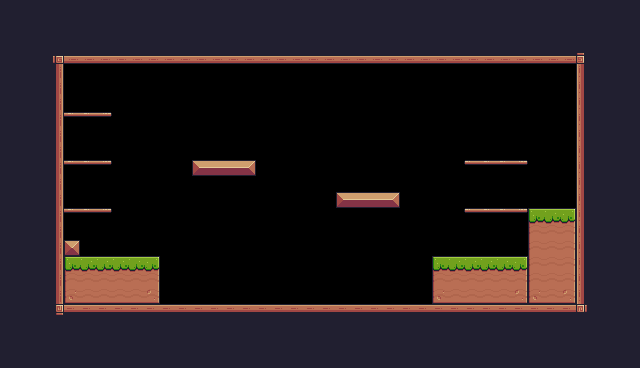

Below is a game level as drawn by its tile map, then a one-line description and the .tmx file that defines it, in full:
An orthogonal 40x23 tile map with 16x16 px tiles, 1 tile layer (Background) and 30 objects (11x Fruit, 5x Platform, Player, Saw, Checkpoint, ...).

<map version="1.10" tiledversion="1.10.2" orientation="orthogonal" renderorder="right-down" width="40" height="23" tilewidth="16" tileheight="16" infinite="0" nextlayerid="4" nextobjectid="40">
 <tileset firstgid="1" source="Pixel Adventure.tsx" />
 <layer id="1" name="Background" width="40" height="23">
  <properties>
   <property name="BackgroundColor" value="Gray" />
  </properties>
  <data encoding="csv">
24,24,24,24,24,24,24,24,24,24,24,24,24,24,24,24,24,24,24,24,24,24,24,24,24,24,24,24,24,24,24,24,24,24,24,24,24,24,24,24,
24,24,24,24,24,24,24,24,24,24,24,24,24,24,24,24,24,24,24,24,24,24,24,24,24,24,24,24,24,24,24,24,24,24,24,24,24,24,24,24,
24,24,24,24,24,24,24,24,24,24,24,24,24,24,24,24,24,24,24,24,24,24,24,24,24,24,24,24,24,24,24,24,24,24,24,24,24,24,24,24,
24,24,24,92,134,134,134,134,134,134,134,134,134,134,134,134,134,134,134,134,134,134,134,134,134,134,134,134,134,134,134,134,134,134,134,134,93,24,24,24,
24,24,24,113,0,0,0,0,0,0,0,0,0,0,0,0,0,0,0,0,0,0,0,0,0,0,0,0,0,0,0,0,0,0,0,0,111,24,24,24,
24,24,24,113,0,0,0,0,0,0,0,0,0,0,0,0,0,0,0,0,0,0,0,0,0,0,0,0,0,0,0,0,0,0,0,0,111,24,24,24,
24,24,24,113,0,0,0,0,0,0,0,0,0,0,0,0,0,0,0,0,0,0,0,0,0,0,0,0,0,0,0,0,0,0,0,0,111,24,24,24,
24,24,24,113,41,41,42,0,0,0,0,0,0,0,0,0,0,0,0,0,0,0,0,0,0,0,0,0,0,0,0,0,0,0,0,0,111,24,24,24,
24,24,24,113,0,0,0,0,0,0,0,0,0,0,0,0,0,0,0,0,0,0,0,0,0,0,0,0,0,0,0,0,0,0,0,0,111,24,24,24,
24,24,24,113,0,0,0,0,0,0,0,0,0,0,0,0,0,0,0,0,0,0,0,0,0,0,0,0,0,0,0,0,0,0,0,0,111,24,24,24,
24,24,112,113,41,41,42,0,0,0,0,0,13,14,14,15,0,0,0,0,0,0,0,0,0,0,0,0,0,40,41,41,42,0,0,0,111,24,24,24,
24,24,112,113,0,0,0,0,0,0,0,0,0,0,0,0,0,0,0,0,0,0,0,0,0,0,0,0,0,0,0,0,0,0,0,0,111,24,24,24,
24,24,112,113,0,0,0,0,0,0,0,0,0,0,0,0,0,0,0,0,0,13,14,14,15,0,0,0,0,0,0,0,0,0,0,0,111,24,24,24,
24,24,112,113,41,41,42,0,0,0,0,0,0,0,0,0,0,0,0,0,0,0,0,0,0,0,0,0,0,40,41,41,42,7,8,9,111,24,24,24,
24,24,112,113,0,0,0,0,0,0,0,0,0,0,0,0,0,0,0,0,0,0,0,0,0,0,0,0,0,0,0,0,0,29,30,31,111,24,24,24,
24,24,24,113,35,0,0,0,0,0,0,0,0,0,0,0,0,0,0,0,0,0,0,0,0,0,0,0,0,0,0,0,0,29,30,31,111,24,24,24,
24,24,24,113,7,8,8,8,8,9,0,0,0,0,0,0,0,0,0,0,0,0,0,0,0,0,0,7,8,8,8,8,9,29,30,31,111,24,24,24,
24,24,24,113,29,30,30,30,30,31,0,0,0,0,0,0,0,0,0,0,0,0,0,0,0,0,0,29,30,30,30,30,31,29,30,31,111,24,24,24,
24,24,24,113,51,52,52,52,52,53,0,0,0,0,0,0,0,0,0,0,0,0,0,0,0,0,0,51,52,52,52,52,53,51,52,53,111,24,24,24,
24,24,24,114,90,90,90,90,90,90,90,90,90,90,90,90,90,90,90,90,90,90,90,90,90,90,90,90,90,90,90,90,90,90,90,90,115,24,24,24,
24,24,24,24,24,24,24,24,24,24,24,24,24,24,24,24,24,24,24,24,24,24,24,24,24,24,24,24,24,24,24,24,24,24,24,24,24,24,24,24,
24,24,24,24,24,24,24,24,24,24,24,24,24,24,24,24,24,24,24,24,24,24,24,24,24,24,24,24,24,24,24,24,24,24,24,24,24,24,24,24,
24,24,24,24,24,24,24,24,24,24,24,24,24,24,24,24,24,24,24,24,24,24,24,24,24,24,24,24,24,24,24,24,24,24,24,24,24,24,24,24
</data>
 </layer>
 <objectgroup id="2" name="Spawnpoints">
  <object id="4" name="Pink Man" type="Player" x="128" y="224" width="32" height="32" />
  <object id="21" name="Bananas" type="Fruit" x="80" y="80" width="32" height="32" />
  <object id="22" name="Orange" type="Fruit" x="80" y="128" width="32" height="32" />
  <object id="23" name="Apple" type="Fruit" x="80" y="176" width="32" height="32" />
  <object id="24" name="Cherries" type="Fruit" x="192" y="128" width="32" height="32" />
  <object id="25" name="Cherries" type="Fruit" x="224" y="128" width="32" height="32" />
  <object id="26" name="Cherries" type="Fruit" x="208" y="96" width="32" height="32" />
  <object id="27" name="Cherries" type="Fruit" x="336" y="160" width="32" height="32" />
  <object id="28" name="Cherries" type="Fruit" x="368" y="160" width="32" height="32" />
  <object id="29" name="Cherries" type="Fruit" x="352" y="128" width="32" height="32" />
  <object id="30" name="Kiwi" type="Fruit" x="480" y="128" width="32" height="32" />
  <object id="31" name="Kiwi" type="Fruit" x="480" y="176" width="32" height="32" />
  <object id="34" type="Saw" x="288" y="128" width="32" height="32">
   <properties>
    <property name="isVertical" type="bool" value="true" />
    <property name="offNeg" type="float" value="4" />
    <property name="offPos" type="float" value="3" />
   </properties>
  </object>
  <object id="36" type="Checkpoint" x="512" y="144" width="64" height="64" />
  <object id="37" name="Chicken" type="Chicken" x="336" y="272" width="32" height="32">
   <properties>
    <property name="offNeg" type="float" value="12" />
    <property name="offPos" type="float" value="5" />
   </properties>
  </object>
 </objectgroup>
 <objectgroup id="3" name="Collisions">
  <object id="7" x="48" y="48" width="16" height="272" />
  <object id="8" x="64" y="48" width="528" height="16" />
  <object id="9" x="576" y="64" width="16" height="256" />
  <object id="10" x="64" y="304" width="512" height="16" />
  <object id="11" x="64" y="240" width="16" height="16" />
  <object id="12" x="64" y="256" width="96" height="48" />
  <object id="13" x="192" y="160" width="64" height="16" />
  <object id="14" x="336" y="192" width="64" height="16" />
  <object id="15" x="432" y="256" width="96" height="48" />
  <object id="16" type="Platform" x="464" y="208" width="64" height="16" />
  <object id="17" type="Platform" x="464" y="160" width="64" height="16" />
  <object id="18" type="Platform" x="64" y="160" width="48" height="16" />
  <object id="19" type="Platform" x="64" y="112" width="48" height="16" />
  <object id="20" type="Platform" x="64" y="208" width="48" height="16" />
  <object id="35" x="528" y="208" width="48" height="96" />
 </objectgroup>
</map>
